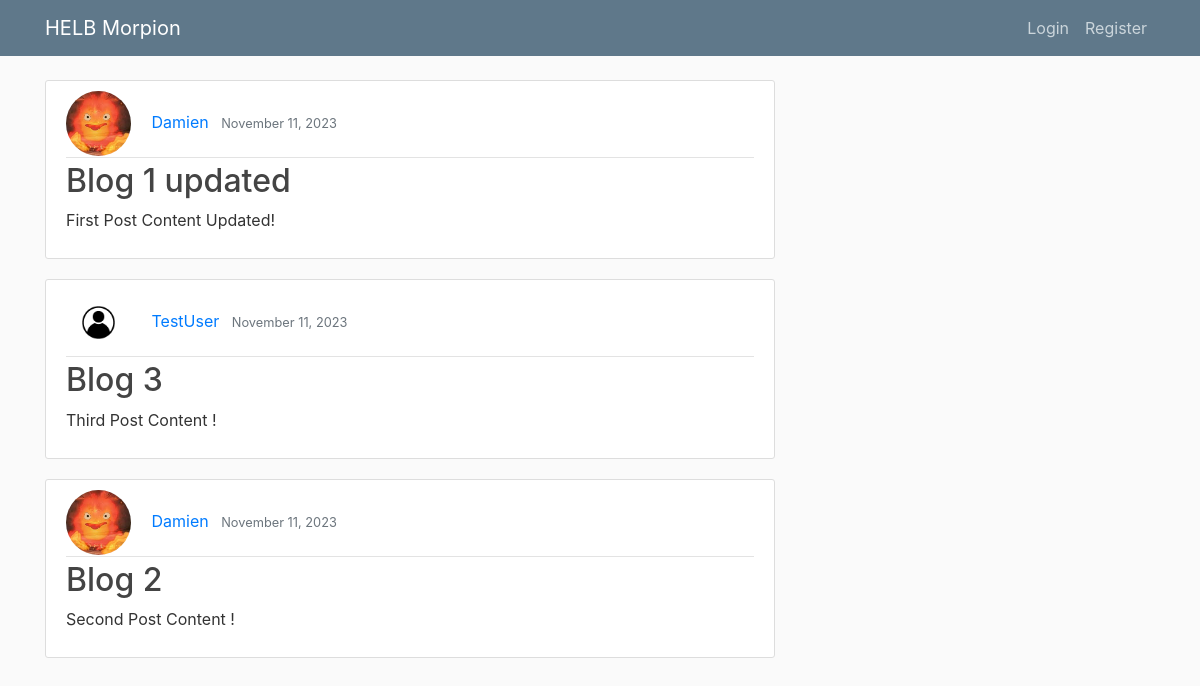
The app's page /, older data.
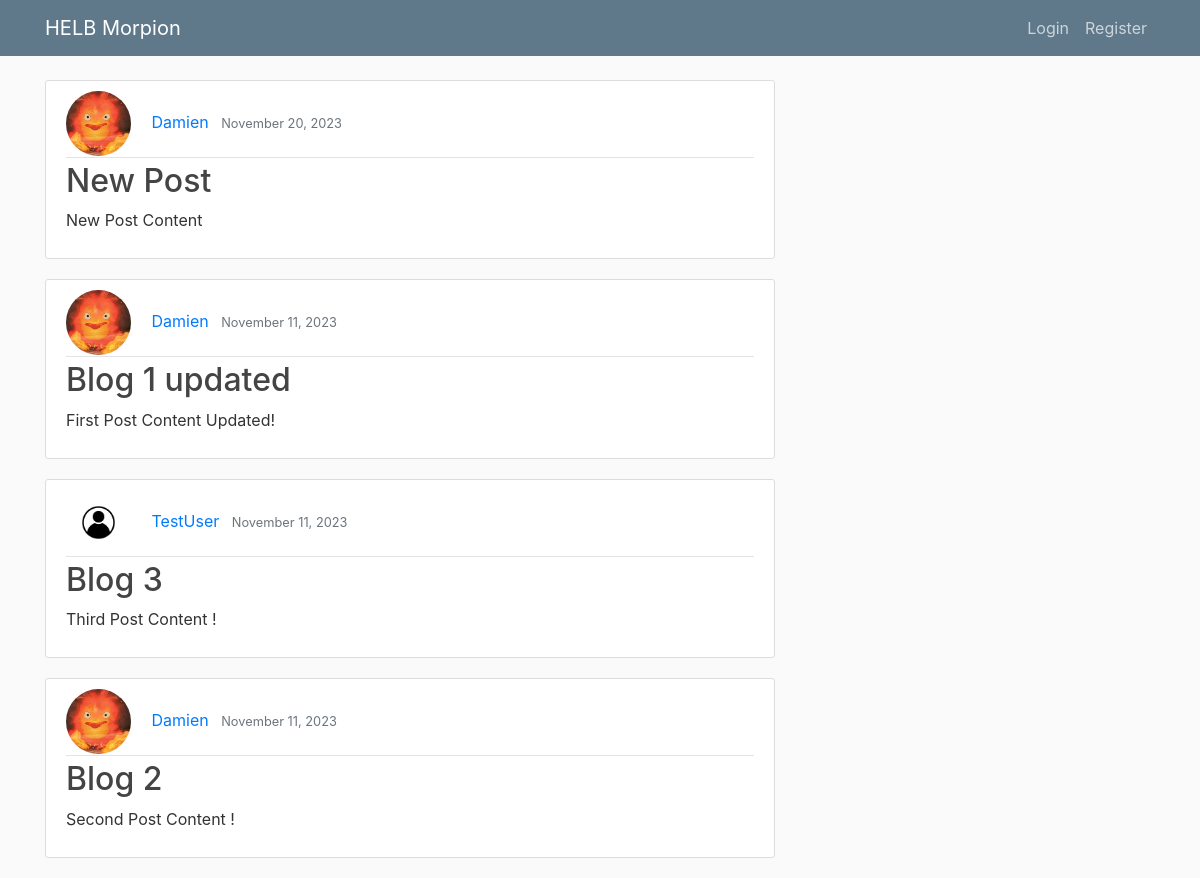
The same page, newer data.
### blog/models.py (models this page shows, shortened)
class Post(models.Model):
    title = models.CharField(max_length=100)
    content = models.TextField()
    date_posted = models.DateTimeField(default=timezone.now)
    author = models.ForeignKey(User, on_delete=models.CASCADE)

### users/models.py (models this page shows, shortened)
class Profile(models.Model):
    user = models.OneToOneField(User, on_delete=models.CASCADE)
    image = models.ImageField(default='default.jpg', upload_to='profile_pics')
    symbol = models.ImageField(default='default.jpg', upload_to='symbol_pics') # Il faudrait mettre comme image par defaut l'image de profil du user

### blog/views.py (the view)
# urls.py: path('', PostListView.as_view(), name='blog-home'),
class PostListView(ListView):
    model = Post
    template_name = 'blog/home.html'
    context_object_name = 'posts'
    ordering = ['-date_posted']

### blog/templates/blog/home.html
{% extends "blog/base.html" %}
{% block content %}
    {% for post in posts %}
        <article class="media content-section">
          <div class="media-body">
            <div class="article-metadata">
                <img class="rounded-circle article-img" src="{{ post.author.profile.image.url }}">
              <a class="mr-2" href="#">{{ post.author }}</a>
              <small class="text-muted">{{ post.date_posted | date:"F j, Y" }}</small>
            </div>
            <h2><a class="article-title" href="{% url 'post-detail' post.id %}">{{ post.title }}</a></h2>
            <p class="article-content">{{ post.content }}</p>
          </div>
        </article>
    {% endfor %}
{% endblock content %}

### blog/templates/blog/base.html (shortened to what this page needs)
{% load static %}
<!doctype html>
<html>
<head>
    <link rel="stylesheet" href="https://cdn.jsdelivr.net/npm/bootstrap@4.0.0/dist/css/bootstrap.min.css">
    <link rel="stylesheet" type="text/css" href="{% static 'blog/main.css' %}">
</head>
<body>
    <header class="site-header">
      <nav class="navbar navbar-expand-md navbar-dark bg-steel fixed-top">
        <div class="container">
          <a class="navbar-brand mr-4" href="{% url 'blog-home' %}">HELB Morpion</a>
          <div class="collapse navbar-collapse" id="navbarToggle">
            <div class="navbar-nav ml-auto">
                {% if user.is_authenticated %}
                    <div class="media">
                        <a class="nav-item nav-link" href="{% url 'logout' %}">Logout</a>
                        <a class="nav-item nav-link" href="{% url 'profile' %}">Profile</a>
                        <a href="{% url 'profile' %}"><img style="border-radius: 50%; width: 40px;" src="{{ user.profile.image.url }}"></a>
                    </div>
                {% else %}
                    <a class="nav-item nav-link" href="{% url 'login' %}">Login</a>
                    <a class="nav-item nav-link" href="{% url 'register' %}">Register</a>
                {% endif %}
            </div>
          </div>
        </div>
      </nav>
    </header>
    <main role="main" class="container">
      <div class="row">
        <div class="col-md-8">
            {% block content %}{% endblock %}
        </div>
      </div>
    </main>
</body>
</html>

### blog/static/blog/main.css (style rules this page uses)
body { background: #fafafa; color: #333333; margin-top: 5rem; }
h1, h2, h3, h4, h5, h6 { color: #444444; }
.bg-steel { background-color: #5f788a; }
.site-header .navbar-nav .nav-link { color: #cbd5db; }
.content-section { background: #ffffff; padding: 10px 20px; border: 1px solid #dddddd; border-radius: 3px; margin-bottom: 20px; }
.article-title { color: #444444; }
.article-content { white-space: pre-line; }
.article-img { height: 65px; width: 65px; margin-right: 16px; }
.article-metadata { padding-bottom: 1px; margin-bottom: 4px; border-bottom: 1px solid #e3e3e3 }

Row changes from the older to the newer data that the page shows:
added Post: author.profile.image (picture), author "Damien", date_posted "November 20, 2023", title "New Post", content "New Post Content"
